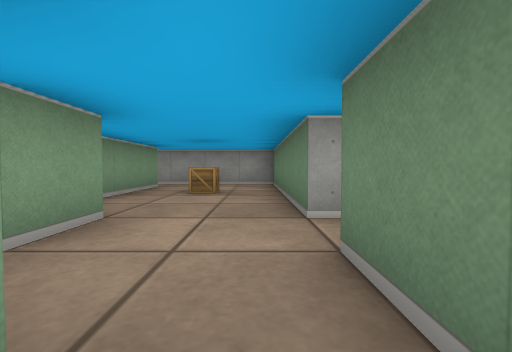
view 1 (above)

19 first-person views from a walk through a cub3D maze. The camera is about half as high as the walls, tilts 2° down and sees 90° across. The floor is counted in squares. Each view is taken from the middle of a square. On the plan, view 1 faces up. The plan holds only what a view shows up to about 9 squares ahead; the rest is blank.

view 2
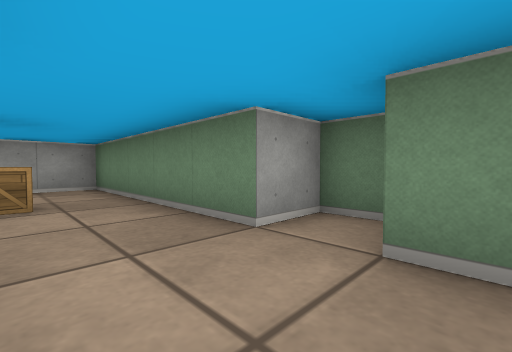

view 3
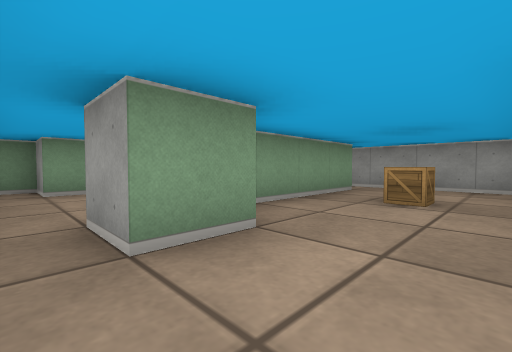

view 4
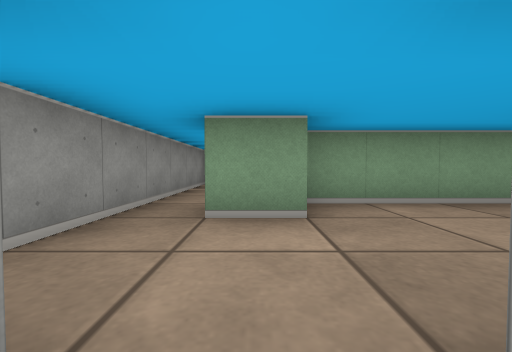

view 5
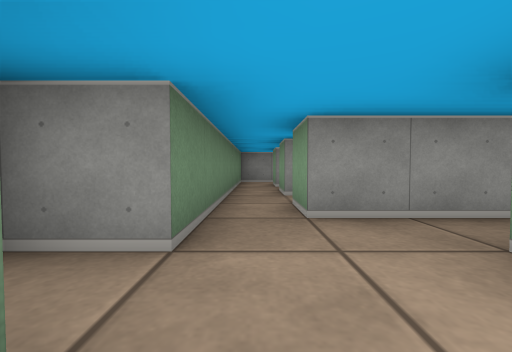

view 6
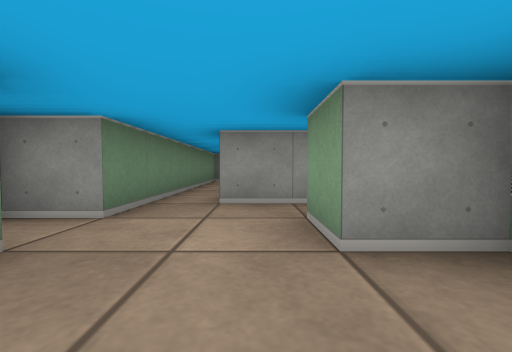

view 7
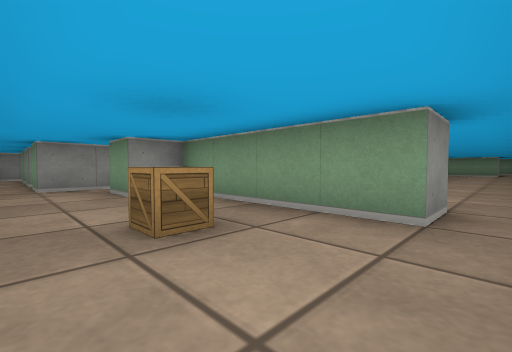

view 8
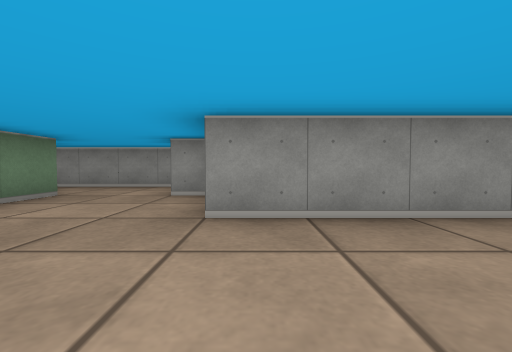

view 9
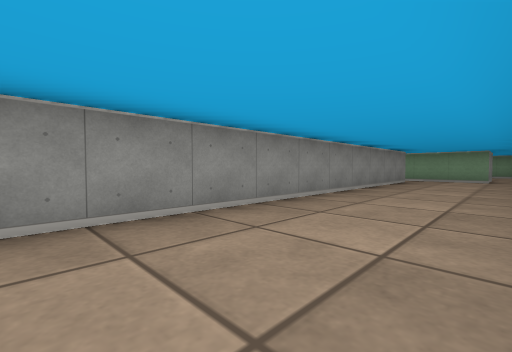

view 10
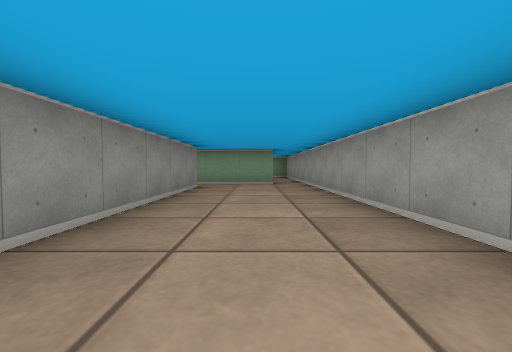

view 11
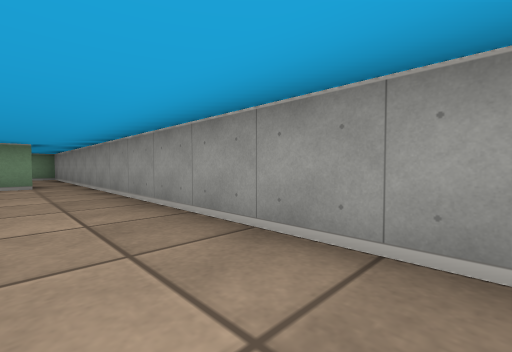

view 12
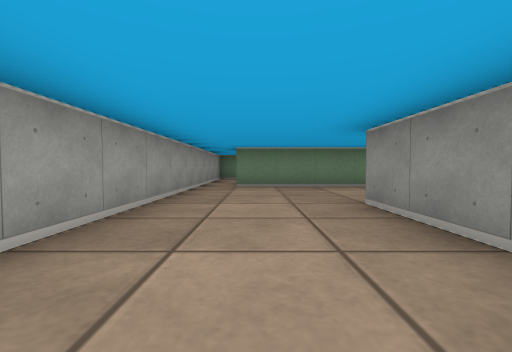

view 13
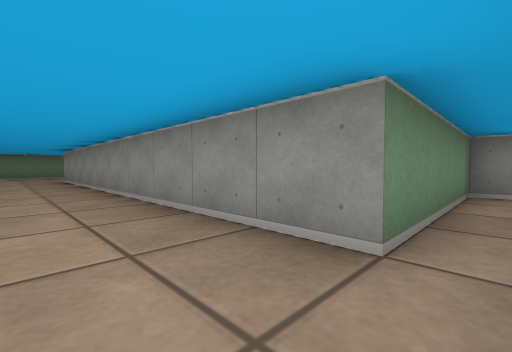

view 14
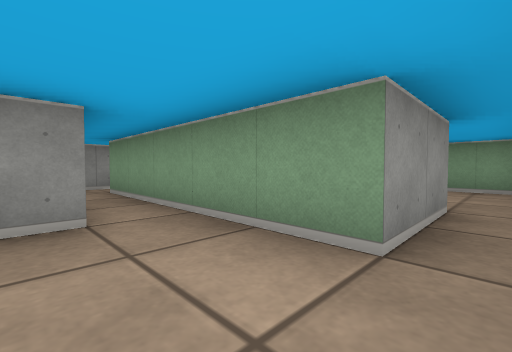

view 15
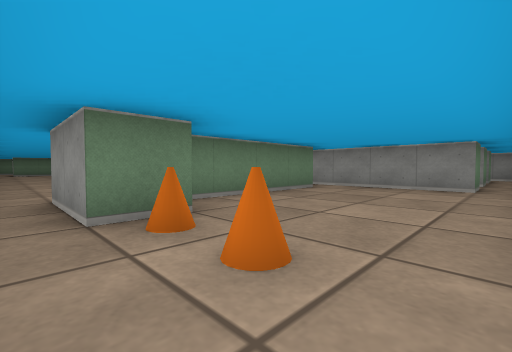

view 16
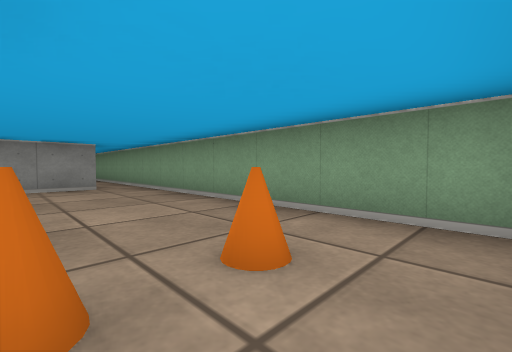

view 17
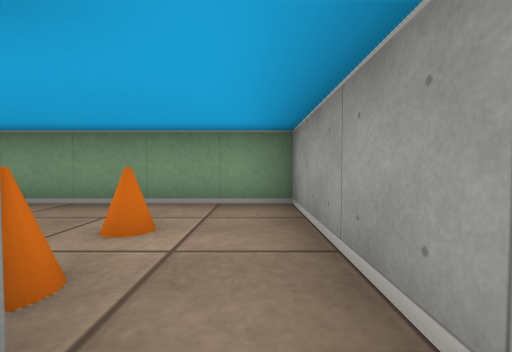

view 18
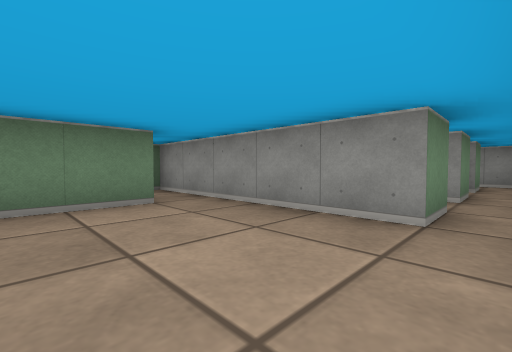

view 19
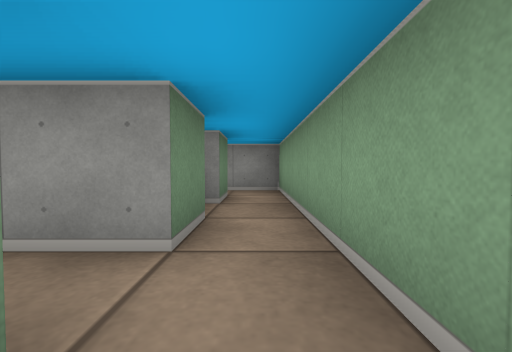

### Floor plan
Points are (right, up) in squares from view 1. A wall is a line through its corners. A room is listed if a view was taken in it or the views show most of it. See-through windows are left out.
Room 1 (views 1, 2, 3, 4, 5, 6, 7)
walls: (-3.5, 6.5) (-2.5, 6.5) (-2.5, 2.5) (-1.5, 2.5) (-1.5, 1.5) (-2.5, 1.5); (-3.5, 0.5) (-0.5, 0.5) (-0.5, -0.5); (0.5, -0.5) (0.5, 1.5) (1.5, 1.5) (1.5, 2.5) (0.5, 2.5) (0.5, 7.5) (-3.5, 7.5)
ways out: opening at (-3, 7) to room 2; opening at (-2.5, 1) to room 2; opening at (0, 0)
objects: crate (-1, 5)
Room 2 (views 8, 9, 10, 11, 12, 13, 14, 17)
walls: (-6.1, 2.5) (-5.5, 2.5); (-5.5, 2.1) (-5.5, 1.5) (-6.5, 1.5) (-6.5, 0.9); (-6.5, 0.5) (-3.5, 0.5); (-3.5, 2.5) (-3.5, 6.5); (-3.5, 7.5) (-19.5, 7.5); (-19.5, 6.5) (-17.5, 6.5) (-17.5, 1.5); (-18.5, 0.5) (-16.5, 0.5) (-16.5, 4.5) (-6.5, 4.5)
ways out: opening at (-3, 7) to room 1; opening at (-2.5, 1) to room 1; opening at (-18.5, 7) to room 3; opening at (-18, 1) to room 3
Room 3 (views 15, 16, 18, 19)
walls: (-19.5, 5.4) (-19.5, 6.5); (-18.5, 1.4) (-18.5, 5); (-19.5, 7.5) (-22.5, 7.5) (-22.5, -0.5); (-21.5, -0.6) (-21.5, 0.5) (-18.5, 0.5)
ways out: opening at (-18.5, 7) to room 2; opening at (-18, 1) to room 2; opening at (-22, 0)
objects: cone (-21, 6); cone (-20, 6)

Positions as (right, up) in squares from view 1, and headings:
1: (0, 0), facing up
2: (-1, 1), facing up-right
3: (0, 1), facing up-left
4: (1, 2), facing left
5: (0, 3), facing down
6: (-1, 4), facing down
7: (0, 7), facing down-left
8: (-7, 7), facing down
9: (-7, 7), facing down-left
10: (-10, 6), facing left
11: (-10, 6), facing up-left
12: (-10, 6), facing right
13: (-17, 6), facing down-right
14: (-16, 7), facing down-left
15: (-22, 7), facing down-right
16: (-20, 7), facing down-left
17: (-19, 7), facing left
18: (-22, 3), facing down-right
19: (-22, 0), facing down
